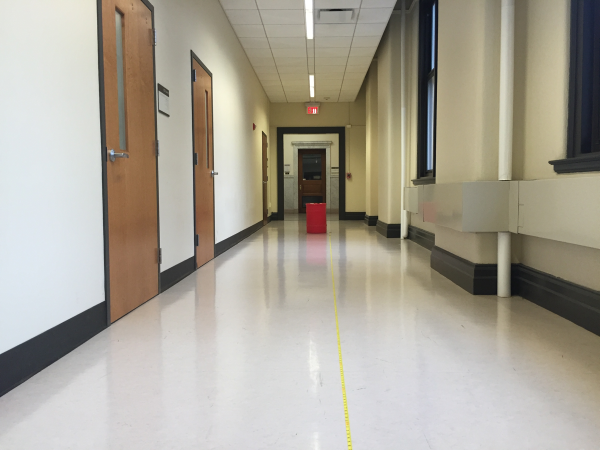
#> input picture project1/train_images/10.1.png, 1200 x 900 px, found by its file name (shown at 1/2 size)
$ python color_segmentation.py
#> lines starting #> are read from the running program, lines starting #| are printed output that depends on the picture
import cv2
import os
import logging
import numpy as np
import matplotlib
matplotlib.use('TkAgg')
from matplotlib import pyplot as plt
from roipoly import MultiRoi
import time
from mpl_toolkits.mplot3d import Axes3D
from math import exp, pi, sqrt
from numpy.linalg import det, inv
from numpy import dot
from skimage.measure import label, regionprops

logging.basicConfig(format='%(levelname)s ''%(processName)-10s : %(asctime)s '
                           '%(module)s.%(funcName)s:%(lineno)s %(message)s',
                    level=logging.INFO)

# Time each function
start = time.time()


# Read train_images
def load_images(folder, color_space):

    # Convert train_images to color space
    color_code = None
    if color_space == 'hsv':
        color_code = cv2.COLOR_BGR2HSV
    else:
        color_code = cv2.COLOR_BGR2RGB

    # Read in train_images from folder
    images = []
    for filename in os.listdir(folder):

        # Skip . files
        if filename[0] == '.':
            continue

        # Default reads in as BGR (blue-green-red encoding)
        img_bgr = cv2.imread(os.path.join(folder, filename))
        if img_bgr is not None:
            # Convert to HSV
            img_hsv = cv2.cvtColor(img_bgr, color_code)
            images.append(img_hsv)

    print("Loading Images Complete " + str(time.time() - start))
    return images


def create_mask(image_folder, image_file):
    # Read image as grayscale
    img_bgr = cv2.imread(os.path.join(image_folder, image_file))
    img_gray = cv2.cvtColor(img_bgr, cv2.COLOR_BGR2GRAY)

    # Display UI
    fig = plt.figure()
    plt.imshow(img_gray, interpolation='nearest', cmap="Greys")
    plt.title("Click on the button to add a new ROI")

    # Draw multiple ROIs
    # NOTE: If you create more ROIs than the number of classes, only the
    #       last ROI will be saved
    multiroi_named = MultiRoi(roi_names=['red barrel-1', 'red barrel-2'])

    # Display ROIs
    masks = []
    plt.imshow(img_gray, interpolation='nearest', cmap="Greys")
    roi_names = []
    for name, roi in multiroi_named.rois.items():
        roi.display_roi()
        roi.display_mean(img_gray)
        roi_names.append(name)
        masks.append(roi.get_mask(img_gray))
    plt.legend(roi_names, bbox_to_anchor=(1.2, 1.05))
    plt.show()

    # Union masks (red barrel-1 and red barrel-2)
    mask = np.logical_or(masks[0], masks[1])
    return mask


# [8 lines left out: function get_image_names, not called in this run]


# Read masks
def load_masks(image_folder, mask_folder):

    # Load masks for each image
    masks = []
    for image_file in os.listdir(image_folder):

        # Skip non png
        if image_file[-3:] != 'png':
            continue

        # Create mask if it does not exist
        mask_file = mask_folder + image_file[:-4] + '.npy'
        if not os.path.exists(mask_file):
            mask = create_mask(image_folder, image_file)
            np.save(mask_file, mask)

        # Read mask
        mask = np.load(mask_file, allow_pickle=True)
        masks.append(mask)

    print("Loading Masks Complete " + str(time.time() - start))
    return masks


# Print image[s] (useless)
# [353 lines left out: functions print_images, print_masks, split_pixels, scale_training_pixels, calculate_distributions, plot_pixels and 11 more, not called in this run]
    #return labeled_images


def save_images(images, folder):
    for image, name in zip(images, get_image_names(folder)):
        cv2.imwrite(folder + name, image)


# [12 lines left out: function calculate_constant, not called in this run]


def main():
    ########
    # Main #
    ########

    # Config
    distance_constant = 734
    class_names = ['red barrel', 'background']
    color_space = 'rgb'
    base = '/Users/zacharygittelman/Documents/repos/autonomous-systems/project1'
    train_image_folder = base + '/train_images/'
    mask_folder = base + '/masks/'
    test_image_folder = base + '/test_images/'
    table_folder = base + '/tables_' + color_space + '/'
    label_folder = base + '/labeled_images/'
    split_folder = base + '/split/'
    bounded_folder = base + '/bounded_images/'

    """
        TRAINING
    """

    # Load train images
    train_images = load_images(train_image_folder, color_space)
#> in load_images, img_bgr is the input picture: shape (900, 1200, 3); mean B, G, R 150.8, 163.5, 169.3
#> train_images = 1 item

    # Load bit masks
    masks = load_masks(train_image_folder, mask_folder)
#> in create_mask, `img_gray = cv2.cvtColor(img_bgr, cv2.COLOR_BGR2GRAY)`:
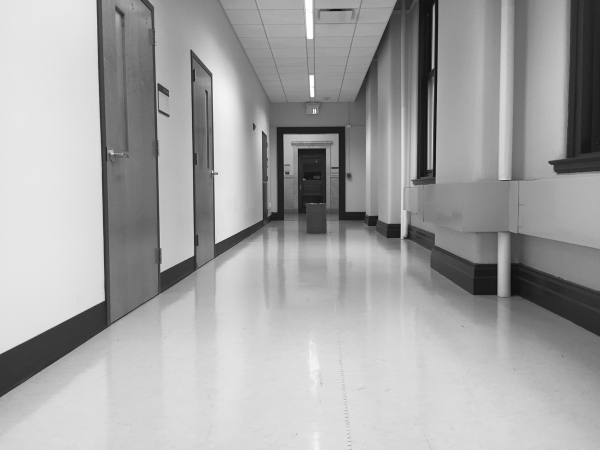
#> img_gray: shape (900, 1200) (shown at 1/2 size); min 10, max 255, mean 163.8

    # Calculate distance constant
    #distance_constant = calculate_constant(base)

    # Split pixels by class
    pixels_per_class = split_pixels(train_images, masks, split_folder)

    # Reduce pixel scale
    pixels_per_class = scale_training_pixels(pixels_per_class, 1/4)

    # Calculate distributions
    distributions = calculate_distributions(pixels_per_class, class_names)

    # Plot pixels and mus in 3D space
    #plot_pixels(pixels_per_class, distributions)

    # Load tables
    dimensions = [64, 64, 64]
    tables = load_tables(table_folder, distributions, dimensions, pixels_per_class)

    """
        TESTING
    """

    # Load test images
    test_images = load_images(test_image_folder, color_space)

    # Predict test image pixels
    boundary_bitmasks = predict_images(test_images, class_names, tables)
    #print_predictions(test_images, class_names, tables)

    # Draw boxes and determine distances
    label_images(boundary_bitmasks, test_images, distance_constant, test_image_folder, label_folder)
    #save_images(labeled_images, label_folder)

if __name__ == "__main__":
    main()
#> (the call stopped at in create_mask, `multiroi_named = MultiRoi(roi_names=['red barrel-1', 'red barrel-2'])`: roipoly is not available in this run)
